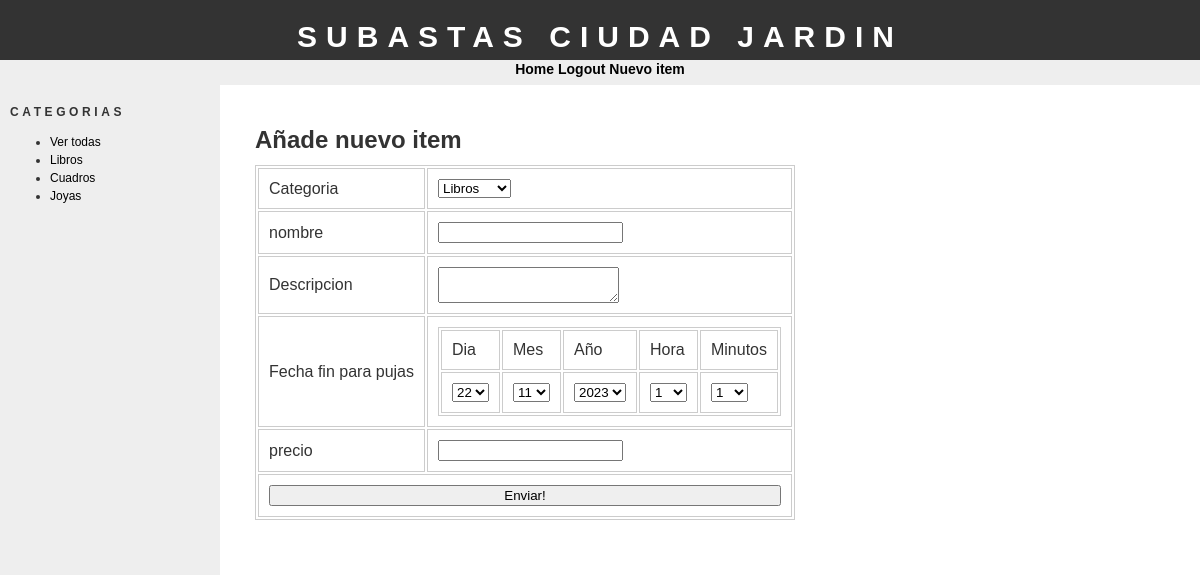
Page /nuevoitem.php (signed in) on the committed database.
### tables this page shows
CREATE TABLE `categorias` (
  `id` int(11) NOT NULL,
  `categoria` varchar(30) NOT NULL
);

### modelo.php (called while the page is built, shortened)
<?php
function categorías($db) {
    $st = $db->query("SELECT id, categoria FROM categorias");
    $st->setFetchMode(PDO::FETCH_OBJ);
    return $st->fetchAll();
}
?>

### nuevoitem.php (the view, shortened to what this page needs)
<?php
    include("cabecera.php");
    $fecha_actual = date("Y-m-d");
    $fecha_calculada = date("d-m-Y", strtotime($fecha_actual."+ 20 days"));
?>
<h1>Añade nuevo item</h1>
<form method="post" action="<?php echo $_SERVER['PHP_SELF'] ?>">
    <table>
        <tr>
            <td>Categoria</td>
            <td>
                <select name="categoria">
                    <?php
                        $listaCategorias = categorías($db);
                        foreach($listaCategorias as $categoria){
                            echo "<option value=$categoria->id</option>$categoria->categoria</option>";
                        }
                    ?>
                </select>
            </td>
        </tr>
        <tr>
            <td>nombre</td>
            <td>
                <input type="text" name="nombreArticulo">
            </td>
        </tr>
        <tr>
            <td>Descripcion</td>
            <td>
                <textarea name="descripcion"></textarea>
            </td>
        </tr>
        <tr>
            <td>Fecha fin para pujas</td>
            <td>
                <table>
                    <tr>
                        <td>Dia</td>
                        <td>Mes</td>
                        <td>Año</td>
                        <td>Hora</td>
                        <td>Minutos</td>
                    </tr>
                    <tr>
                        <td>
                            <select name="fechaDia">
                                <?php
                                    for ($i = 1; $i <= 31; $i++) {
                                        if ($i == date("d", strtotime($fecha_calculada))) {
                                            echo "<option selected=true value=$i>$i</option>";
                                        } else {
                                            echo "<option value=$i>$i</option>";
                                        }
                                    }
                                ?>
                            </select>
                        </td>
                        <td>
                            <select name="fechaMes">
                                <?php
                                    for ($i = 1; $i <= 12; $i++) {
                                        if ($i == date("m", strtotime($fecha_calculada))) {
                                            echo "<option selected=true value=$i>$i</option>";
                                        } else {
                                            echo "<option value=$i>$i</option>";
                                        }
                                    }
                                ?>
                            </select>
                        </td>
                        <td>
                            <select name="fechaAnio">
                                <?php
                                    $anio_actual = date("Y");
                                    for ($i = $anio_actual; $i <= $anio_actual+5; $i++) {
                                        if ($i == date("Y", strtotime($fecha_calculada))) {
                                            echo "<option selected=true value=$i>$i</option>";
                                        } else {
                                            echo "<option value=$i>$i</option>";
                                        }
                                    }
                                ?>
                            </select>
                        </td>
                        <td>
                            <select name="fechaHora">
                                <?php
                                    for ($i = 1; $i <= 23; $i++) {
                                        echo "<option value=$i>$i</option>";
                                    }
                                ?>
                            </select>
                        </td>
                        <td>
                            <select name="fechaMinutos">
                                <?php
                                    for ($i = 1; $i <= 59; $i++) {
                                        echo "<option value=$i>$i</option>";
                                    }
                                ?>
                            </select>
                        </td>
                    </tr>
                </table>
            </td>
        </tr>
        <tr>
            <td>precio</td>
            <td>
                <input type="number" name="precio">
            </td>
        </tr>
        <tr>
            <td colspan="2">
                <input type="submit" name="objetoNuevo" value="Enviar!" style="width: 100%;">
            </td>
        </tr>
    </table>
</form>
<?php
    include("pie.php");
?>

### bar.php
<?php
    $catresult = categorías($db);
    echo "<h1>Categorias</h1>";
    echo "<ul>";
    echo "<li><a href='index.php'>Ver todas</a></li>";
    foreach($catresult as $catrow) {
        echo "<li><a href='index.php?id="
        . $catrow->id . "'>" . $catrow->categoria. "</a></li>";
    }
    echo "</ul>";
?>

### stylesheet.css (style rules this page uses)
body { font-family: "trebuchet ms", verdana, sans-serif; font-size: 12px; line-height: 1.5em; color: #333; background: #ffffff; margin: 0; padding: 0; text-align: center; width: 100%; }
a:link { text-decoration: none; color: #000; }
#bar h1 { font-size: 12px; text-transform: uppercase; letter-spacing: 0.3em; }
table { border: thin solid #cccccc; background: #ffffff; }
td { border: thin solid #cccccc; padding: 10px; }

### rows in the picture
categorias: categoria "Libros"
categorias: categoria "Cuadros"
categorias: categoria "Joyas"

### other values in the picture
form field categoria "Libros"
form field fechaDia "22"
form field fechaMes "11"
form field fechaAnio "2023"
form field fechaHora "1"
form field fechaMinutos "1"
